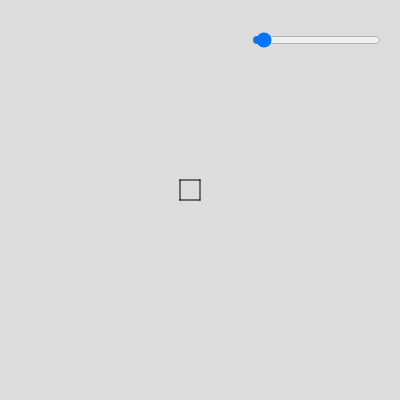
Frame 1 (no input)
Frame 60 (no input): identical to frame 1, image omitted
Frame 120 (the mouse pressed at the canvas centre since frame 60): identical to frame 1, image omitted

The p5.js sketch that drew this single still picture (run headless with seeded random() and noise() and a simulated clock; from frame 60 on, the mouse is pressed at the canvas centre):

// p5.js sketch
// ── sketch.js
x1 = -10;
y1 = -10; 

x2 = 10;
y2 = -10;

x3 = 10;
y3 = 10;

x4 = -10;
y4 = 10;

xFlyt = 190;
yFlyt = 190;

skalar = 1;

function setup() {
  createCanvas(400, 400);

  slider = createSlider(0, 30, 1, 0,1);
  slider.position(250, 30);
}

function draw() {
  background(220);

  skalar = slider.value();

  point(x1 * skalar + xFlyt, y1 * skalar + yFlyt);
  point(x2 * skalar + xFlyt, y2 * skalar + yFlyt);
  point(x3 * skalar + xFlyt, y3 * skalar + yFlyt);
  point(x4 * skalar + xFlyt, y4 * skalar + yFlyt);

  line(x1 * skalar + xFlyt, y1 * skalar + yFlyt, x2 * skalar + xFlyt, y2 * skalar + yFlyt);
  line(x2 * skalar + xFlyt, y2 * skalar + yFlyt, x3 * skalar + xFlyt, y3 * skalar + yFlyt);
  line(x3 * skalar + xFlyt, y3 * skalar + yFlyt, x4 * skalar + xFlyt, y4 * skalar + yFlyt);
  line(x4 * skalar + xFlyt, y4 * skalar + yFlyt, x1 * skalar + xFlyt, y1 * skalar + yFlyt);

}
